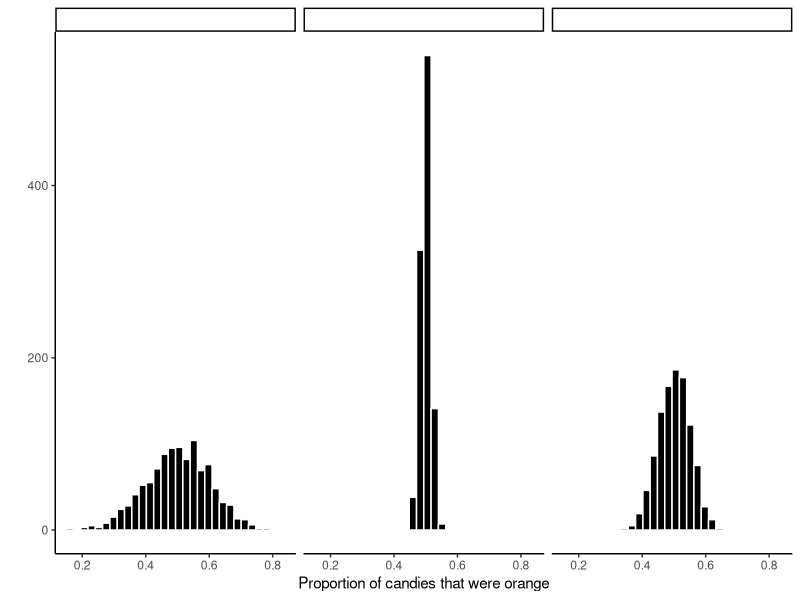

Recreate this plot in R.
## ---- chunk 1
library(tidyverse)
options(scipen = 999)
## ---- chunk 2
#| fig-align: center
#| fig-height: 3
#| fig-width: 7
p <- 0.5
num_samples <- 1063

data.frame(
  p_hat = c(
    rnorm(num_samples, mean = p, sd = sqrt(p * (1 - p) / 25)),
    rnorm(num_samples, mean = p, sd = sqrt(p * (1 - p) / 1000)),
    rnorm(num_samples, mean = p, sd = sqrt(p * (1 - p) / 100))
  ),
  scenario = c(
    rep(" ", num_samples),
    rep("  ", num_samples),
    rep("   ", num_samples)
  )
) |> 
  ggplot(aes(x = p_hat)) +
  geom_histogram(color = "white", fill = "black") +
  facet_wrap(vars(scenario)) +
  theme_classic() +
  labs(
    x = "Proportion of candies that were orange",
    y = ""
  )
  
